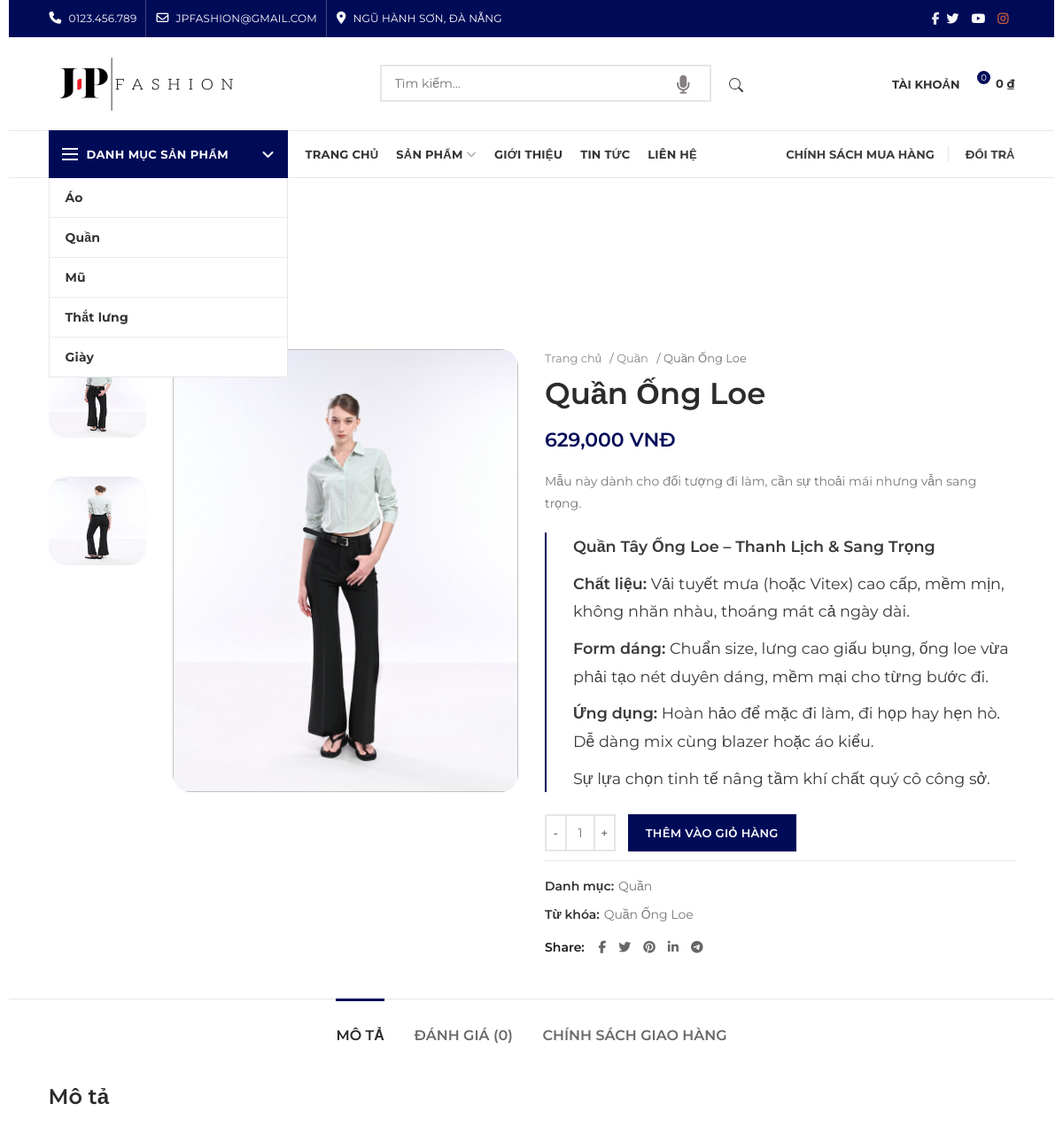
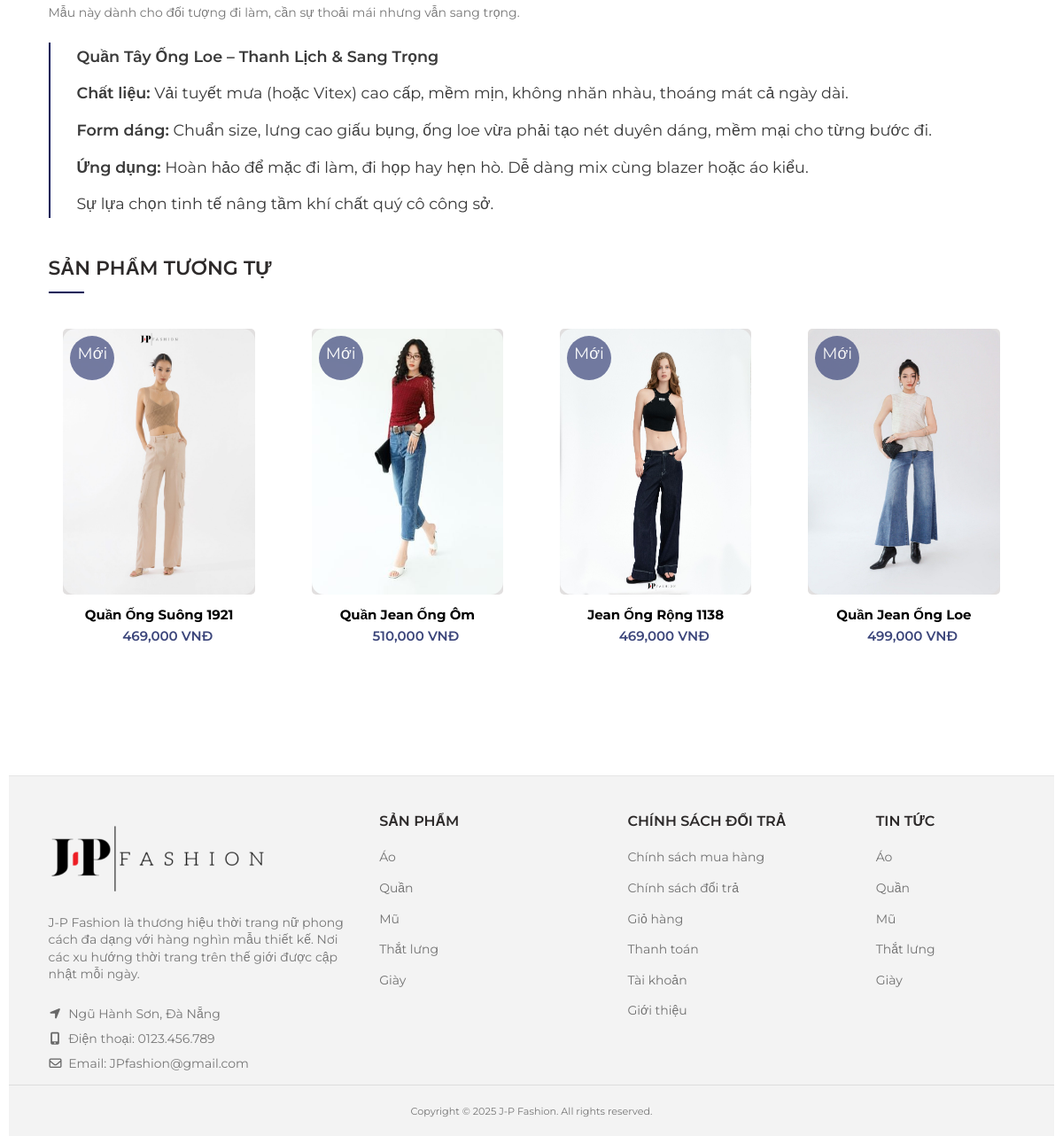
/?act=detail&id=26, run on the app's committed database (2 pictures, top to bottom).
### tables this page shows
CREATE TABLE `product` (
  `ProductID` int(11) NOT NULL,
  `ProductName` varchar(50) DEFAULT NULL,
  `CategoryID` int(11) DEFAULT NULL,
  `BrandID` int(11) DEFAULT NULL,
  `ProductDesc` text DEFAULT NULL,
  `Price` double DEFAULT NULL,
  `Quantity` int(11) DEFAULT NULL,
  `ProductStatusID` int(11) DEFAULT NULL,
  `Picture` varchar(100) DEFAULT NULL,
  `Picture2` varchar(100) NOT NULL,
  `UpdateDate` varchar(20) DEFAULT NULL,
  `QuantityRating` int(11) NOT NULL
);

CREATE TABLE `categories` (
  `CategoryID` int(11) NOT NULL,
  `CategoryName` varchar(60) NOT NULL,
  `Picture` varchar(100) DEFAULT NULL,
  `Description` varchar(255) DEFAULT NULL
);

### Models/result.php (called while the page is built)
<?php
$result = $this->conn->query($query);
$data = array();
while ($row = $result->fetch_assoc()) {
    $data[] = $row;
}
?>

### Models/model.php (called while the page is built, shortened)
<?php
require_once("connection.php");
class model
{
    function __construct()
    {
        $conn_obj = new connection();
        $this->conn = $conn_obj->conn;
    }
    function sanpham_danhmuc_lq($a, $b, $danhmuc)
    {
        $query =   "SELECT * from product WHERE CategoryID = $danhmuc ORDER BY UpdateDate DESC limit $a,$b";
        require("result.php");
        return $data;
    }
}

### Models/connection.php (called while the page is built, shortened)
<?php
    class connection{
        function __construct()
        {
            $severname ="localhost";
            $username ="root";
            $password ="";
            $db_name ="tvdshop";
            $this->conn = new mysqli($severname,$username,$password,$db_name);
        }
    }
?>

### Models/detail.php (called while the page is built, shortened)
<?php
require_once("model.php");
class Detail extends Model
{
    function detail_sp($id)
    {
        $query =  "SELECT product.*,categories.CategoryName FROM product INNER JOIN categories ON product.CategoryID=categories.CategoryID where ProductID =  $id ";
        $result = $this->conn->query($query);
        return $result->fetch_assoc();
    }
    function count_rating_sp($id)
    {
        $query = "SELECT COUNT(RatingID) as tong FROM rating WHERE ProductID = $id";
        return $this->conn->query($query)->fetch_assoc();
    }
}

### Controllers/DetailController.php (called while the page is built, shortened)
<?php
require_once("Models/Detail.php");
class DetailController
{
    var $detail_model;
    public function __construct()
    {
       $this->detail_model = new Detail();
    }
    function list()
    {
        $id = $_GET['id'];
        $data = $this->detail_model->detail_sp($id);
        if($data!=null){
        $data_lq = $this->detail_model->sanpham_danhmuc_lq(0,4,$data['CategoryID']);
        }
        $data_count = $this->detail_model->count_rating_sp($id);
        $data_tong = $data_count['tong'];
        $this->detail_model->quantity_rating($data_tong,$id);
        require_once('Views/index.php');
    }
}

### views/product-detail/product-detail.php (the view, shortened to what this page needs)
<?php if ($data != null) { ?>
<div class="main-page-wrapper">
	<div class="container">
	<h1 class="site-title"> &nbsp </h1>
	</div>
	<div class="container meta-location-add_to_cart" style="margin-top:13%">
    	<div class="row product-image-summary-wrap">
            <div class="product-image-summary col-lg-12 col-12 col-md-12">
                <div class="row product-image-summary-inner">
                    <div class="col-lg-6 col-12 col-md-6 product-images">
                    	<div class="product-images-inner">
                    		<div class="row">
                    			<div class="col-lg-3">
                    				<div class="small-image pointer">
                    					<?php if ($data['Picture'] !=  null) { ?>
						                <img class="img_left" src="admin/upload/<?= $data['Picture'] ?>" alt="">
						                <br><br><br>
						                <?php } ?>
						                <?php if ($data['Picture2'] !=  null) { ?>
						                <img class="img_left" src="admin/upload/<?= $data['Picture2'] ?>" alt="">
						                <br><br><br>
						                <?php } ?>
						            </div>
                    			</div>
                    			<div class="col-lg-9">
                    				<?php if ($data['Picture'] !=  null) { ?>
                    				<div class="big-image" >
                    					<img  id="zoom-img" style="background-image: url('admin/upload/<?= $data['Picture'] ?>');" alt="">
                    				</div>
						            <?php } ?>
                    			</div>
                    		</div>
                    	</div>
                    </div>
                    <div class="col-lg-6 col-12 col-md-6 summary entry-summary" >
                    	<div class="summary-inner">
                        	<div class="single-breadcrumbs-wrapper">
                            	<div class="single-breadcrumbs">
                                	<nav class="woocommerce-breadcrumb">
                                		<a href="?act=home">Trang chủ</a>&nbsp;/&nbsp;
                                		<a href="#"><?= $data['CategoryName'] ?></a>
                                		&nbsp;/&nbsp;<?= $data['ProductName'] ?>
                                	</nav>
                                </div>
                            </div>
                        	<h1 class="product_title entry-title"><?= $data['ProductName'] ?></h1>
                        	<p class="price">
                        		<ins><span class="woocommerce-Price-amount amount">
                        			<bdi><?=number_format($data['Price'])?> VNĐ </bdi>
                        		</span></ins>
                        	</p>
							<div class="woocommerce-product-details__short-description">
								<p><?= $data['ProductDesc'] ?></p>
							</div>
							<form action="?act=cart&xuli=add&id=<?=$data['ProductID']?>" method="post">
							<div class="quantity">
								<div >
                                    <input type="number" step="1" min="1" max="<?= $data['Quantity'] ?>" name="quantity_input" value="1" title="Qty" class="input-text qty text" size="4" pattern="" inputmode="">
                                </div>
							</div>
							<a href="?act=cart&xuli=add&id=<?=$data['ProductID']?>">
								<button class="single_add_to_cart_button button alt">Thêm vào giỏ hàng</button>
							</a>
							</form>
							<div class="product_meta">
								<span class="posted_in">Danh mục: <a href="#"><?= $data['CategoryName'] ?></a></span>
								<span class="tagged_as">Từ khóa: <a href="#" ><?= $data['ProductName'] ?></a></span>
							</div>
							<div class="product-share">
								<span class="share-title">Share</span>
							  <div class="woodmart-social-icons text-center icons-design-default icons-size-small color-scheme-dark social-share social-form-circle">
							  	<a rel="nofollow" href="#" target="_blank" class=" woodmart-social-icon social-facebook"> <i class="fa fa-facebook"></i> <span class="woodmart-social-icon-name">Facebook</span> </a>
							    <a rel="nofollow" href="#" target="_blank" class=" woodmart-social-icon social-twitter"> <i class="fa fa-twitter"></i> <span class="woodmart-social-icon-name">Twitter</span> </a>
							    <a rel="nofollow" href="#" target="_blank" class=" woodmart-social-icon social-pinterest"> <i class="fa fa-pinterest"></i> <span class="woodmart-social-icon-name">Pinterest</span> </a>
							    <a rel="nofollow" href="#" target="_blank" class=" woodmart-social-icon social-linkedin"> <i class="fa fa-linkedin"></i> <span class="woodmart-social-icon-name">linkedin</span>
							    </a> <a rel="nofollow" href="#" target="_blank" class=" woodmart-social-icon social-tg"> <i class="fa fa-telegram"></i> <span class="woodmart-social-icon-name">Telegram</span> </a></div>
							</div>
                        </div>
                    </div>
                </div>
            </div>
        </div>
    </div>
    <div class="product-tabs-wrapper" style="margin-top:3%">
    	<div class="container">
        	<div class="row">
            	<div class="col-12 ">
					<div class="tabs-layout-tabs">
						<ul class="tabs" id="active_mota">
							<li  class="tablinks active " onclick="openCity(event, 'tab-description')">
								<a >Mô tả</a>
							</li>
							<li class="tablinks" onclick="openCity(event, 'tab-reviews')" >
								<a  >Đánh giá (<?php echo $data_tong ?>)</a>
							</li>
							<li class="tablinks"  onclick="openCity(event, 'tab-detail_tab')">
								<a >Chính sách giao hàng</a>
							</li>
						</ul>
						<div class="tabcontent" id="tab-description">
						<h2>Mô tả</h2>
						<div>
								<p><?= $data['ProductDesc'] ?></p>
						</div>
						</div>
				    </div>
            	</div>
        	</div>
        	<br>
        	<h3 class="title slider-title">Sản phẩm tương tự</h3>
        	<div class="row text-center">
                <?php foreach ($data_lq as $row) { ?>
                    <div class="col-xs-12 col-sm-6 col-md-3 vien_trang">
	    				<div class="vien_box">
	    					<div class="background_xam">
		    					<div class="anh_chinh">
			    					<a href="?act=detail&id=<?= $row['ProductID'] ?>">
			    						<img class="vitrianh"src="admin/upload/<?= $row['Picture'] ?>" alt="Product Title" class="img-products" />
			    					</a>
		    					</div>
			    				<div class="giamgia">
			    					<span>Mới</span>
			    				</div>
	    					</div>
		    				<div class="text_sanpham">
			    				<span><?= $row['ProductName'] ?></span>
			    			</div>
			    			<div class="text">
			    				<span class="gia_sanpham"><b>&emsp; <?= number_format($row['Price']) ?> VNĐ</b></span>
			    			</div>
	    				</div>
	    			</div>
                <?php } ?>
            </div>
    	</div>
    </div>
</div>
<?php } ?>

### data on the page
product: Picture (picture), Picture2 (picture), CategoryID.CategoryName "Quần", ProductName "Quần Ống Loe", Price "629,000", ProductDesc "Mẫu này dành cho đối tượng đi làm, cần sự thoải mái nhưng vẫn sang trọng. Quần Tây Ống Loe – Thanh Lịch & Sang Trọng Chất liệu: Vải tuyết mưa (hoặc Vitex) cao cấp, mềm mịn, không nhăn nhàu, thoáng mát cả ngày dài. Form dáng: Chuẩn size, lưng cao giấu bụng, ống loe vừa phải tạo nét duyên dáng, mềm mại cho từng bước đi. Ứng dụng: Hoàn hảo để mặc đi làm, đi họp hay hẹn hò. Dễ dàng mix cùng blazer hoặc áo kiểu. Sự lựa chọn tinh tế nâng tầm khí chất quý cô công sở."
product: Picture (picture), ProductName "Quần Ống Suông 1921", Price "469,000"
product: Picture (picture), ProductName "Quần Jean Ống Ôm", Price "510,000"
product: Picture (picture), ProductName "Jean Ống Rộng 1138", Price "469,000"
product: Picture (picture), ProductName "Quần Jean Ống Loe", Price "499,000"

### other printed values
$soluong "0"
$thanhtien "0"
$data_tong "0"
